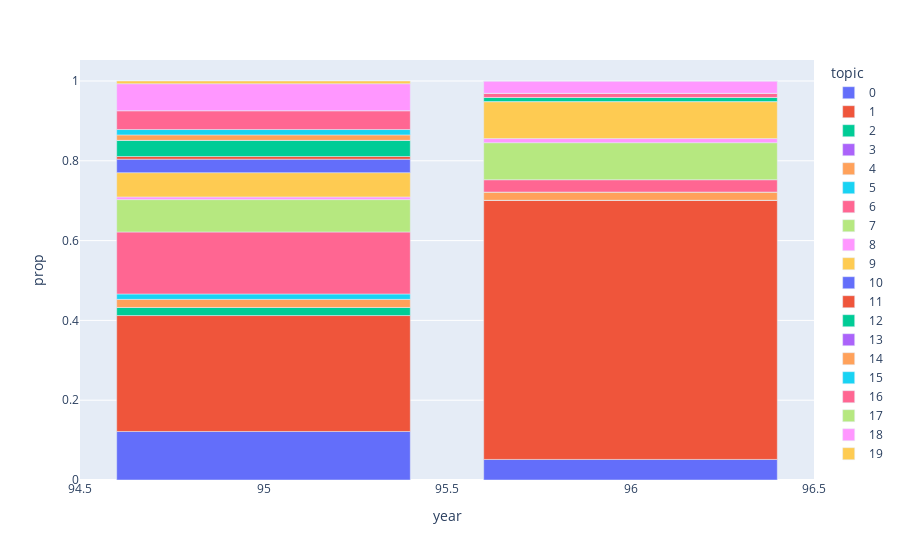

The notebook cell saved with this chart:
### Code cell
import plotly.express as px
px_df = pd.DataFrame(columns=["year", "prop", "topic"])
for year in 95, 96:
    for topic in range(20):
        total = df_f[df_f["year"] == year]
        other = total[total["topic"] == topic]
        num = len(other)
        denom = len(total)
        prop = num / denom

        dummy = pd.DataFrame({"year": year, "prop": prop, "topic": topic}, index=[0])
        px_df = pd.concat([px_df, dummy], ignore_index=True)

px.bar(px_df, x='year', y='prop', color='topic')

### Figure 1 — Plotly figure (JSON) as saved in the notebook; plotly's stock layout.template omitted (floating-point values rounded to 4 significant figures)
{"data": [{"alignmentgroup": "True", "hovertemplate": "topic=0<br>year=%{x}<br>prop=%{y}<extra></extra>", "legendgroup": "0", "marker": {"color": "#636efa", "pattern": {"shape": ""}}, "name": "0", "offsetgroup": "0", "orientation": "v", "showlegend": true, "textposition": "auto", "type": "bar", "x": [95, 96], "xaxis": "x", "y": [0.1216, 0.05155], "yaxis": "y"}, {"alignmentgroup": "True", "hovertemplate": "topic=1<br>year=%{x}<br>prop=%{y}<extra></extra>", "legendgroup": "1", "marker": {"color": "#EF553B", "pattern": {"shape": ""}}, "name": "1", "offsetgroup": "1", "orientation": "v", "showlegend": true, "textposition": "auto", "type": "bar", "x": [95, 96], "xaxis": "x", "y": [0.2905, 0.6495], "yaxis": "y"}, {"alignmentgroup": "True", "hovertemplate": "topic=2<br>year=%{x}<br>prop=%{y}<extra></extra>", "legendgroup": "2", "marker": {"color": "#00cc96", "pattern": {"shape": ""}}, "name": "2", "offsetgroup": "2", "orientation": "v", "showlegend": true, "textposition": "auto", "type": "bar", "x": [95, 96], "xaxis": "x", "y": [0.02027, 0], "yaxis": "y"}, {"alignmentgroup": "True", "hovertemplate": "topic=3<br>year=%{x}<br>prop=%{y}<extra></extra>", "legendgroup": "3", "marker": {"color": "#ab63fa", "pattern": {"shape": ""}}, "name": "3", "offsetgroup": "3", "orientation": "v", "showlegend": true, "textposition": "auto", "type": "bar", "x": [95, 96], "xaxis": "x", "y": [0, 0], "yaxis": "y"}, {"alignmentgroup": "True", "hovertemplate": "topic=4<br>year=%{x}<br>prop=%{y}<extra></extra>", "legendgroup": "4", "marker": {"color": "#FFA15A", "pattern": {"shape": ""}}, "name": "4", "offsetgroup": "4", "orientation": "v", "showlegend": true, "textposition": "auto", "type": "bar", "x": [95, 96], "xaxis": "x", "y": [0.02027, 0.02062], "yaxis": "y"}, {"alignmentgroup": "True", "hovertemplate": "topic=5<br>year=%{x}<br>prop=%{y}<extra></extra>", "legendgroup": "5", "marker": {"color": "#19d3f3", "pattern": {"shape": ""}}, "name": "5", "offsetgroup": "5", "orientation": "v", "showlegend": true, "textposition": "auto", "type": "bar", "x": [95, 96], "xaxis": "x", "y": [0.01351, 0], "yaxis": "y"}, {"alignmentgroup": "True", "hovertemplate": "topic=6<br>year=%{x}<br>prop=%{y}<extra></extra>", "legendgroup": "6", "marker": {"color": "#FF6692", "pattern": {"shape": ""}}, "name": "6", "offsetgroup": "6", "orientation": "v", "showlegend": true, "textposition": "auto", "type": "bar", "x": [95, 96], "xaxis": "x", "y": [0.1554, 0.03093], "yaxis": "y"}, {"alignmentgroup": "True", "hovertemplate": "topic=7<br>year=%{x}<br>prop=%{y}<extra></extra>", "legendgroup": "7", "marker": {"color": "#B6E880", "pattern": {"shape": ""}}, "name": "7", "offsetgroup": "7", "orientation": "v", "showlegend": true, "textposition": "auto", "type": "bar", "x": [95, 96], "xaxis": "x", "y": [0.08108, 0.09278], "yaxis": "y"}, {"alignmentgroup": "True", "hovertemplate": "topic=8<br>year=%{x}<br>prop=%{y}<extra></extra>", "legendgroup": "8", "marker": {"color": "#FF97FF", "pattern": {"shape": ""}}, "name": "8", "offsetgroup": "8", "orientation": "v", "showlegend": true, "textposition": "auto", "type": "bar", "x": [95, 96], "xaxis": "x", "y": [0.006757, 0.01031], "yaxis": "y"}, {"alignmentgroup": "True", "hovertemplate": "topic=9<br>year=%{x}<br>prop=%{y}<extra></extra>", "legendgroup": "9", "marker": {"color": "#FECB52", "pattern": {"shape": ""}}, "name": "9", "offsetgroup": "9", "orientation": "v", "showlegend": true, "textposition": "auto", "type": "bar", "x": [95, 96], "xaxis": "x", "y": [0.06081, 0.09278], "yaxis": "y"}, {"alignmentgroup": "True", "hovertemplate": "topic=10<br>year=%{x}<br>prop=%{y}<extra></extra>", "legendgroup": "10", "marker": {"color": "#636efa", "pattern": {"shape": ""}}, "name": "10", "offsetgroup": "10", "orientation": "v", "showlegend": true, "textposition": "auto", "type": "bar", "x": [95, 96], "xaxis": "x", "y": [0.03378, 0], "yaxis": "y"}, {"alignmentgroup": "True", "hovertemplate": "topic=11<br>year=%{x}<br>prop=%{y}<extra></extra>", "legendgroup": "11", "marker": {"color": "#EF553B", "pattern": {"shape": ""}}, "name": "11", "offsetgroup": "11", "orientation": "v", "showlegend": true, "textposition": "auto", "type": "bar", "x": [95, 96], "xaxis": "x", "y": [0.006757, 0], "yaxis": "y"}, {"alignmentgroup": "True", "hovertemplate": "topic=12<br>year=%{x}<br>prop=%{y}<extra></extra>", "legendgroup": "12", "marker": {"color": "#00cc96", "pattern": {"shape": ""}}, "name": "12", "offsetgroup": "12", "orientation": "v", "showlegend": true, "textposition": "auto", "type": "bar", "x": [95, 96], "xaxis": "x", "y": [0.04054, 0.01031], "yaxis": "y"}, {"alignmentgroup": "True", "hovertemplate": "topic=13<br>year=%{x}<br>prop=%{y}<extra></extra>", "legendgroup": "13", "marker": {"color": "#ab63fa", "pattern": {"shape": ""}}, "name": "13", "offsetgroup": "13", "orientation": "v", "showlegend": true, "textposition": "auto", "type": "bar", "x": [95, 96], "xaxis": "x", "y": [0, 0], "yaxis": "y"}, {"alignmentgroup": "True", "hovertemplate": "topic=14<br>year=%{x}<br>prop=%{y}<extra></extra>", "legendgroup": "14", "marker": {"color": "#FFA15A", "pattern": {"shape": ""}}, "name": "14", "offsetgroup": "14", "orientation": "v", "showlegend": true, "textposition": "auto", "type": "bar", "x": [95, 96], "xaxis": "x", "y": [0.01351, 0], "yaxis": "y"}, {"alignmentgroup": "True", "hovertemplate": "topic=15<br>year=%{x}<br>prop=%{y}<extra></extra>", "legendgroup": "15", "marker": {"color": "#19d3f3", "pattern": {"shape": ""}}, "name": "15", "offsetgroup": "15", "orientation": "v", "showlegend": true, "textposition": "auto", "type": "bar", "x": [95, 96], "xaxis": "x", "y": [0.01351, 0], "yaxis": "y"}, {"alignmentgroup": "True", "hovertemplate": "topic=16<br>year=%{x}<br>prop=%{y}<extra></extra>", "legendgroup": "16", "marker": {"color": "#FF6692", "pattern": {"shape": ""}}, "name": "16", "offsetgroup": "16", "orientation": "v", "showlegend": true, "textposition": "auto", "type": "bar", "x": [95, 96], "xaxis": "x", "y": [0.0473, 0.01031], "yaxis": "y"}, {"alignmentgroup": "True", "hovertemplate": "topic=17<br>year=%{x}<br>prop=%{y}<extra></extra>", "legendgroup": "17", "marker": {"color": "#B6E880", "pattern": {"shape": ""}}, "name": "17", "offsetgroup": "17", "orientation": "v", "showlegend": true, "textposition": "auto", "type": "bar", "x": [95, 96], "xaxis": "x", "y": [0, 0], "yaxis": "y"}, {"alignmentgroup": "True", "hovertemplate": "topic=18<br>year=%{x}<br>prop=%{y}<extra></extra>", "legendgroup": "18", "marker": {"color": "#FF97FF", "pattern": {"shape": ""}}, "name": "18", "offsetgroup": "18", "orientation": "v", "showlegend": true, "textposition": "auto", "type": "bar", "x": [95, 96], "xaxis": "x", "y": [0.06757, 0.03093], "yaxis": "y"}, {"alignmentgroup": "True", "hovertemplate": "topic=19<br>year=%{x}<br>prop=%{y}<extra></extra>", "legendgroup": "19", "marker": {"color": "#FECB52", "pattern": {"shape": ""}}, "name": "19", "offsetgroup": "19", "orientation": "v", "showlegend": true, "textposition": "auto", "type": "bar", "x": [95, 96], "xaxis": "x", "y": [0.006757, 0], "yaxis": "y"}], "layout": {"barmode": "relative", "legend": {"title": {"text": "topic"}, "tracegroupgap": 0}, "margin": {"t": 60}, "xaxis": {"anchor": "y", "domain": [0, 1], "title": {"text": "year"}}, "yaxis": {"anchor": "x", "domain": [0, 1], "title": {"text": "prop"}}}}
